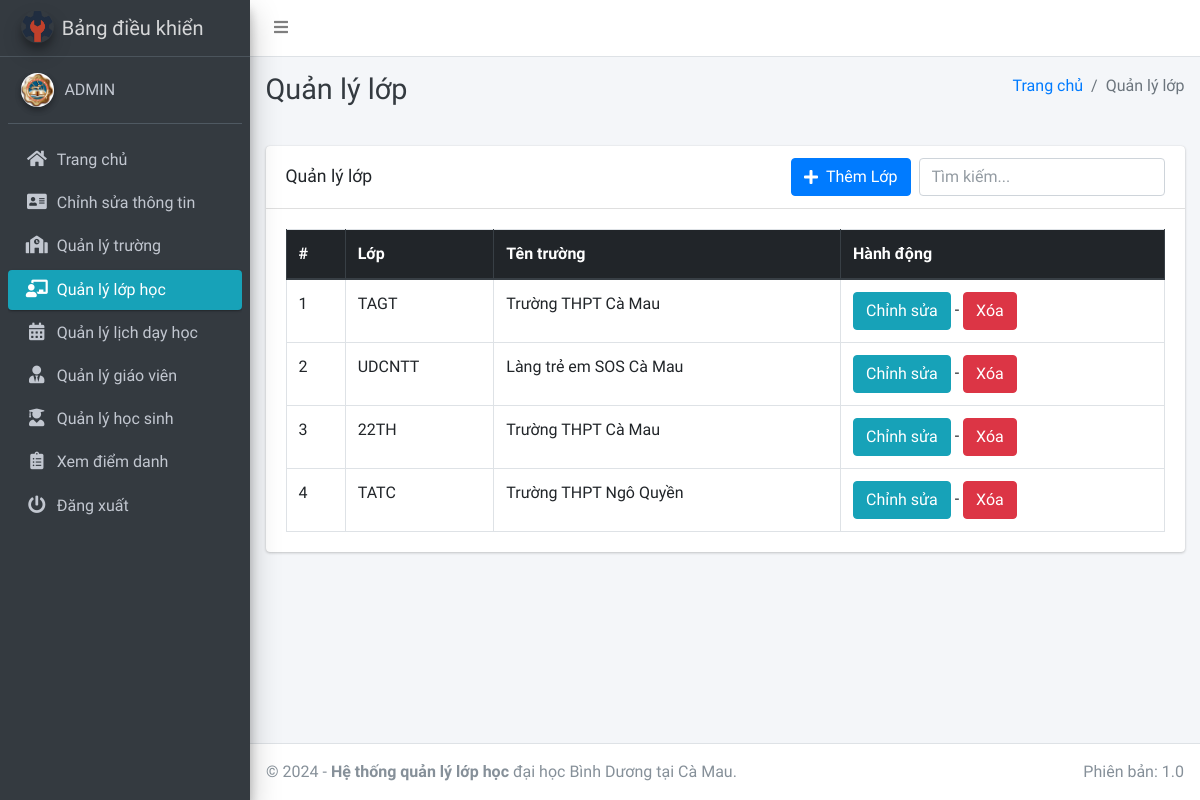
/class/manage/ (signed in), run on the app's committed database.
### main_app/models.py (models this page shows, shortened)
class CustomUser(AbstractUser):
    USER_TYPE = ((1, "HOD"), (2, "Staff"), (3, "Student"))
    GENDER = [("M", "Nam"), ("F", "Nữ")]
    username = None
    email = models.EmailField(unique=True, null=True, blank=True)
    student_id = models.CharField(max_length=20, unique=True, null=True, blank=True)
    user_type = models.CharField(default=1, choices=USER_TYPE, max_length=1)
    gender = models.CharField(max_length=1, choices=GENDER)
    profile_pic = models.ImageField(null=True, blank=True)
    address = models.TextField()
    qr_code = models.ImageField(
        upload_to="QR/", null=True, blank=True
    )  # Thêm trường lưu mã QR
    created_at = models.DateTimeField(auto_now_add=True)
    updated_at = models.DateTimeField(auto_now=True)
    USERNAME_FIELD = "student_id"  # Mặc định là student_id
    REQUIRED_FIELDS = []
    objects = CustomUserManager()

class Subject(models.Model):
    name = models.CharField(max_length=120) #tên lớp
    staff = models.ForeignKey(Staff, on_delete=models.CASCADE, null=True, blank=False)
    course = models.ForeignKey(Course, on_delete=models.CASCADE)
    updated_at = models.DateTimeField(auto_now=True)
    created_at = models.DateTimeField(auto_now_add=True)

class Course(models.Model):
    name = models.CharField(max_length=120, null=True) #tên trường
    created_at = models.DateTimeField(auto_now_add=True)
    updated_at = models.DateTimeField(auto_now=True)

### main_app/hod_views.py (the view)
# urls.py: path("class/manage/", hod_views.manage_subject, name='manage_subject'),
def manage_subject(request):
    subjects = Subject.objects.all()
    context = {"subjects": subjects, "page_title": "Quản lý lớp"}
    return render(request, "hod_template/manage_subject.html", context)

### main_app/templates/hod_template/manage_subject.html (shortened to what this page needs)
{% extends 'main_app/base.html' %}
{% load static %}
{% block page_title %}{{page_title}}{% endblock page_title %}
{% block content %}
<section class="content">
    <div class="container-fluid">
        <div class="row">
            <div class="col-md-12">
                <div class="card">
                    <div class="card-header d-flex justify-content-between align-items-center">
                        <h3 class="card-title">{{page_title}}</h3>
                        <div class="ml-auto d-flex align-items-center">
                            {% url 'add_subject' as add_subject %}
                            <a href="{{add_subject}}" class="btn btn-primary d-flex align-items-center mr-2" style="white-space: nowrap;">
                                <i class="fas fa-plus mr-2"></i> Thêm Lớp
                            </a>
                            <input type="text" id="searchInput" class="form-control" placeholder="Tìm kiếm...">
                        </div>
                    </div>
                    <div class="card-body">
                        <table id="example2" class="table table-bordered table-hover">
                            <thead class="thead-dark">
                                <tr>
                                    <th>#</th>
                                    <th>Lớp</th>
                                    <th>Tên trường</th>
                                    <th>Hành động</th>
                                </tr>
                            </thead>
                            <tbody id="subjectTableBody">
                                {% for subject in subjects %}
                                <tr>
                                    <td>{{ forloop.counter }}</td>
                                    <td>{{subject.name}}</td>
                                    <td>{{subject.course.name}}</td>
                                    <td>
                                        <a href="{% url 'edit_subject' subject.id %}" class="btn btn-info">Chỉnh sửa</a> -
                                        <a href="{% url 'delete_subject' subject.id %}" onclick="return confirm('Bạn có chắc chắn muốn xóa cái này không ?')" class="btn btn-danger">Xóa</a>
                                    </td>
                                </tr>
                                {% endfor %}
                            </tbody>
                        </table>
                    </div>
                </div>
            </div>
        </div>
    </div>
</section>
{% endblock content %}

### main_app/templates/main_app/sidebar_template.html (shortened to what this page needs)
{% load static %}
<aside class="main-sidebar sidebar-dark-info elevation-4">
    {% if request.user.user_type == '1' %}
    <a href="{% url 'admin_home' %}" class="brand-link">
        <img src="{% static 'dist/img/controll.ico' %} " alt="AdminLTE Logo"
            class="brand-image img-circle elevation-3" >
        <span class="brand-text font-weight-light">Bảng điều khiển</span>
    </a>
    <div class="sidebar">
        <div class="user-panel mt-3 pb-3 mb-3 d-flex">
            <div class="image">
                <img src="{{ request.user.profile_pic}}" class="img-circle elevation-2" alt="User Image">
            </div>
            <div class="info">
                <a href="#" class="d-block">{{user.last_name}}{{user.first_name}}</a>
            </div>
        </div>
        <nav class="mt-2">
            <ul class="nav nav-pills nav-sidebar flex-column" data-widget="treeview" role="menu" data-accordion="false">
                <li class="nav-item">
                    {% url 'admin_home' as admin_home %}
                    <a href="{{admin_home}}" class="nav-link {% if admin_home == request.path %} active {% endif %}">
                        <i class="nav-icon fas fa-home"></i>
                        <p>
                            Trang chủ
                        </p>
                    </a>
                </li>
                <li class="nav-item">
                    {% url 'admin_view_profile' as admin_view_profile %}
                    <a href="{{admin_view_profile}}"
                        class="nav-link {% if admin_view_profile == request.path %} active {% endif %}">
                        <i class="nav-icon fas fa-address-card"></i>
                        <p>
                            Chỉnh sửa thông tin
                        </p>
                    </a>
                </li>
                <li class="nav-item">
                    {% url 'manage_course' as manage_course %}
                    <a href="{{manage_course}}" class="nav-link {% if manage_course == request.path %} active {% endif %}">
                        <i class="nav-icon fas fa-school"></i>
                        <p>
                            Quản lý trường
                        </p>
                    </a>
                </li>
                <li class="nav-item">
                    {% url 'manage_subject' as manage_subject %}
                    <a href="{{manage_subject}}" class="nav-link {% if manage_subject == request.path %} active {% endif %}">
                        <i class="nav-icon fas fa-chalkboard-teacher"></i>
                        <p>
                            Quản lý lớp học
                        </p>
                    </a>
                </li>
                <li class="nav-item">
                    {% url 'manage_session' as manage_session %}
                    <a href="{{manage_session}}" class="nav-link {% if manage_session == request.path %} active {% endif %}">
                        <i class="nav-icon fas fa-calendar-alt"></i>
                        <p>
                            Quản lý lịch dạy học
                        </p>
                    </a>
                </li>
                <li class="nav-item">
                    {% url 'manage_staff' as manage_staff %}
                    <a href="{{manage_staff}}" class="nav-link {% if manage_staff == request.path %} active {% endif %}">
                        <i class="nav-icon fas fa-user-tie"></i>
                        <p>
                            Quản lý giáo viên
                        </p>
                    </a>
                </li>
                    <li class="nav-item">
                        {% url 'manage_student' as manage_student %}
                        <a href="{{manage_student}}" class="nav-link {% if manage_student == request.path %} active {% endif %}">
                            <i class="nav-icon fas fa-user-graduate"></i>
                            <p>
                                Quản lý học sinh
                            </p>
                        </a>
                    </li>
                <li class="nav-item">
                    {% url 'admin_view_attendance' as admin_view_attendance %}
                <li class="nav-item">
                    <a href="{{admin_view_attendance}}"
                        class="nav-link  {% if admin_view_attendance == request.path %} active {% endif %}">
                        <i class="nav-icon fas fa-clipboard-list"></i>
                        <p>
                            Xem điểm danh
                        </p>
                    </a>
                </li>
                                        {% endif %}
                                        <li class="nav-item">
                                            <a href="{% url 'user_logout' %}"
                                                onclick="return confirm('Phiên của bạn sẽ bị chấm dứt.\n\nTiếp tục?')"
                                                class="nav-link">
                                                <i class="nav-icon fas fa-power-off"></i>
                                                <p>
                                                    Đăng xuất
                                                </p>
                                            </a>
                                        </li>
                                    </ul>
                                </nav>
                            </div>
</aside>

### data on the page
CustomUser: user.profile_pic (picture), last_name "A", first_name "DMIN"
Subject: name "TAGT", course.name "Trường THPT Cà Mau"
Subject: name "UDCNTT", course.name "Làng trẻ em SOS Cà Mau"
Subject: name "22TH", course.name "Trường THPT Cà Mau"
Subject: name "TATC", course.name "Trường THPT Ngô Quyền"

### other printed values
{{ page_title }} "Quản lý lớp"
